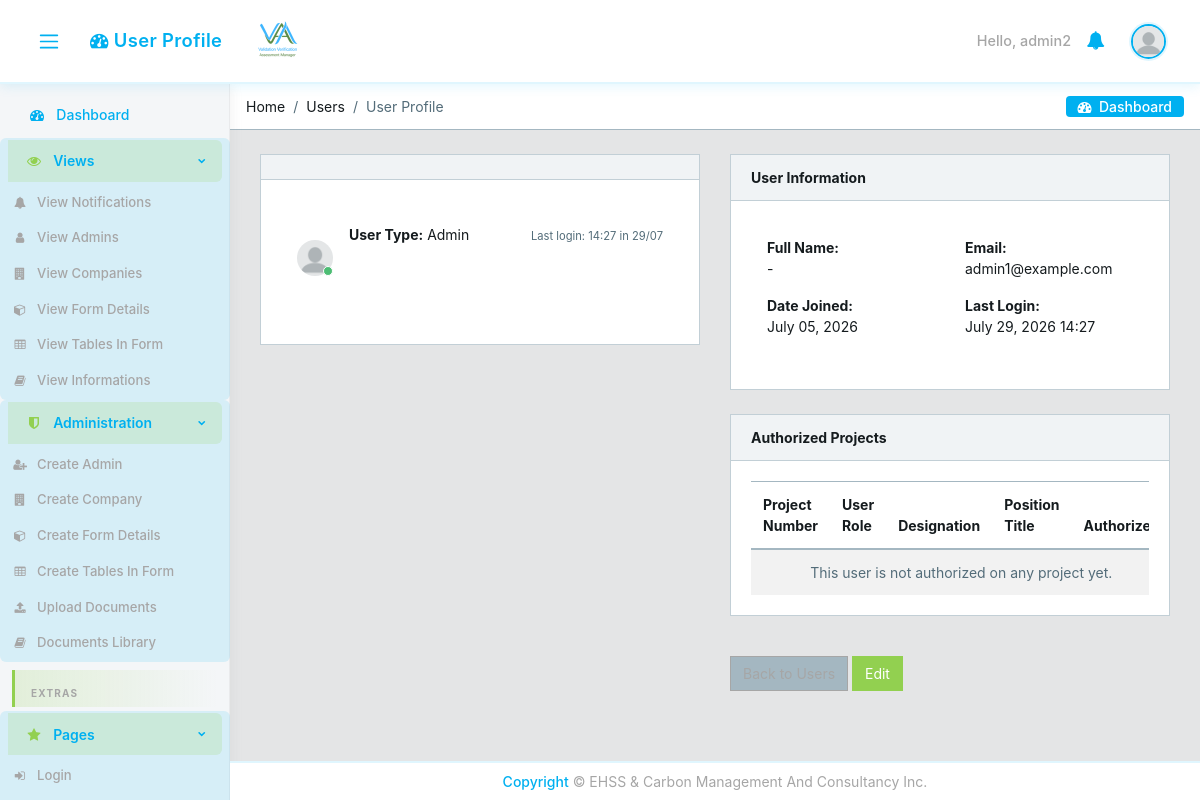
Page /users/3/ (signed in) on the committed database.
### core/models.py (models this page shows, shortened)
class CustomUser(AbstractUser):
    email = models.EmailField(unique=True)
    user_type = models.CharField(max_length=15, choices=USER_TYPE_CHOICES)
    user_role = models.CharField(
        max_length=30, choices=USER_ROLE_CHOICES, blank=True, verbose_name='User Role',
    )
    designation = models.CharField(max_length=100, blank=True, null=True)
    position_title = models.CharField(max_length=150, blank=True, verbose_name='Position Title')
    contact_number = models.CharField(max_length=20, blank=True, null=True)
    cv = models.FileField(upload_to='core/cvs/', blank=True, null=True)
    company = models.ForeignKey(
        'Company', on_delete=models.SET_NULL, null=True, blank=True,
        related_name='managers'
    )
    created_by = models.ForeignKey(
        'self', on_delete=models.SET_NULL, null=True, blank=True,
        related_name='created_users'
    )
    created_date = models.DateField(auto_now_add=True)
    created_time = models.TimeField(auto_now_add=True)
    under_supervision = models.ForeignKey(
        'self', on_delete=models.SET_NULL, null=True, blank=True,
        related_name='supervised_users'
    )
    avatar = models.ImageField(upload_to='core/avatar', blank=True)
    def can_manage_user(self, target_user):
        if self.user_type == 'admin':
            return True
    @property
    def avatar_url(self):
        if self.avatar:
            try:
                return self.avatar.url
            except ValueError:
                pass
        return static('core/img/avatar/blank_profile.png')

### core/views.py (the view)
# urls.py: path('users/<int:profile_id>/', views.UserProfileView.as_view(), name='user'),
class UserProfileView(LoginRequiredMixin, View):
    def get(self, request, profile_id):
        profile = get_object_or_404(CustomUser, id=profile_id)
        if not request.user.can_manage_user(profile) and request.user != profile:
            messages.error(request, 'Access denied.')
            return redirect('core:dashboard')
        project_authorizations = (
            profile.team_assignments.filter(is_active=True)
            .select_related('project')
            .order_by('project__project_number')
        )
        return render(request, 'core/user.html', {
            'user_view': profile,
            'project_authorizations': project_authorizations,
            'success_action': request.GET.get('success', ''),
            'success_user': request.GET.get('user', ''),
        })

### core/templates/core/user.html (shortened to what this page needs)
{% extends 'core/base.html' %}
{% load static %}
{% load form_permissions %}
{% block breadcrumb %}
        <li class="breadcrumb-item">Home</li>
        <li class="breadcrumb-item">Users</li>
        <li class="breadcrumb-item active">User Profile</li>
{% endblock breadcrumb%}
{% block content %}
<div class="container-fluid">
  <div id="ui-view" style="opacity: 1;"><div class="animated fadeIn">
            <div class="row">
                <div class="col-12">
                            <div class="row">
                                <div class="col-12 col-md-6">
                <div class="card">
                    <div class="card-header">
                    </div>
                                <div class="card-body">
                                    <div class="tab-pane p-3 active show">
                                      <div class="message">
                                        <div class="py-3 pb-5 mr-3 float-left">
                                          <div class="avatar">
                                <img src="{{ user_view.avatar_url }}" class="img-avatar" alt="img">
                                            <span class="avatar-status badge-success"></span>
                                          </div>
                                        </div>
                                        <div>
                                            {% if user_view.last_login %}
                                          <small class="text-muted float-right mt-1">Last login: {{ user_view.last_login|date:"H:i" }} in {{ user_view.last_login|date:"d/m" }}</small>
                                            {% endif %}
                                        </div>
                                        <div class="mt-2">
                                            <strong>User Type:</strong> {{ user_view.get_user_type_display }}<br>
                                        </div>
                          </div>
                                      </div>
                                    </div>
                                </div>
                            </div>
                            <div class="col-12 col-md-6">
                <div class="card">
                    <div class="card-header">
                        <strong>User Information</strong>
                    </div>
                                <div class="card-body">
                                    <div class="tab-pane p-3 active show">
                            <div class="row">
                                <div class="col-md-6">
                                    <strong>Full Name:</strong>
                                    <p>{{ user_view.get_full_name|default:'-' }}</p>
                                </div>
                                <div class="col-md-6">
                                    <strong>Email:</strong>
                                    <p>{{ user_view.email }}</p>
                                </div>
                            </div>
                                        <div class="row">
                                <div class="col-md-6">
                                    <strong>Date Joined:</strong>
                                    <p>{{ user_view.date_joined|date:"F d, Y" }}</p>
                                        </div>
                                <div class="col-md-6">
                                    <strong>Last Login:</strong>
                                    <p>{{ user_view.last_login|date:"F d, Y H:i" }}</p>
                                        </div>
                                    </div>
                        </div>
                    </div>
                </div>
                <div class="row mt-3">
                    <div class="col-12">
                        <div class="card">
                            <div class="card-header">
                                <strong>Authorized Projects</strong>
                            </div>
                            <div class="card-body">
                                <div class="table-responsive">
                                    <table class="table table-striped mb-0">
                                        <thead>
                                            <tr>
                                                <th>Project Number</th>
                                                <th>User Role</th>
                                                <th>Designation</th>
                                                <th>Position Title</th>
                                                <th>Authorized</th>
                                            </tr>
                                        </thead>
                                        <tbody>
                                            {% for auth in project_authorizations %}
                                            <tr>
                                                <td>{{ auth.project.project_number }}</td>
                                                <td>{{ auth.get_user_role_display|default:'-' }}</td>
                                                <td>{{ auth.designation|default:'-' }}</td>
                                                <td>{{ auth.position_title|default:'-' }}</td>
                                                <td>{{ auth.authorized_at|date:"M d, Y" }}</td>
                                            </tr>
                                            {% empty %}
                                            <tr>
                                                <td colspan="5" class="text-muted text-center">This user is not authorized on any project yet.</td>
                                            </tr>
                                            {% endfor %}
                                        </tbody>
                                    </table>
                                </div>
                            </div>
                        </div>
                    </div>
                </div>
                <div class="row mt-3">
                    <div class="col-12">
                        <a href="{% url 'core:users' %}" class="btn btn-secondary">Back to Users</a>
                        {% if user|can_manage_user:user_view and user_view != user %}
                        <a href="{% url 'core:edit-user-profile' user_view.id %}" class="btn btn-warning">Edit</a>
                        {% endif %}
                    </div>
                </div>
            </div>
        </div>
    </div>
</div>
  </div>
</div>
{% endblock %}

### core/templates/core/base.html (shortened to what this page needs)
{% load static %}
<!DOCTYPE html>
<html lang="en">
<head>
  <link rel="stylesheet" href="{% static 'core/css/font-awesome.min.css' %}?v={{ STATIC_VERSION }}">
  <link rel="stylesheet" href="{% static 'core/css/fa5-compat.css' %}?v={{ STATIC_VERSION }}">
  <link href="{% static 'core/css/style.min.css' %}?v={{ STATIC_VERSION }}" rel="stylesheet">
  <link href="{% static 'core/css/estilo.css' %}?v={{ STATIC_VERSION }}" rel="stylesheet">
</head>
{% block body %}
<body class="app header-fixed sidebar-fixed aside-menu-fixed aside-menu-hidden">
  <header class="app-header navbar">
    <button class="navbar-toggler sidebar-toggler d-md-down-none" type="button">
      <span class="navbar-toggler-icon"></span>
    </button>
    <ul class="nav navbar-nav d-md-down-none">
      <li class="nav-item px-3">
        <a class="nav-link" href="{% url 'core:dashboard' %}" id="header-page-title-link">
          <i class="fa fa-tachometer-alt"></i>
          <span id="header-page-title">
          </span>
        </a>
      </li>
    </ul>
    <img src="{% static 'core/img/logos/logo-opt.png' %}?v={{ STATIC_VERSION }}" alt="VVAM" class="brand-gui d-none d-md-inline" width="120" height="40" decoding="async" fetchpriority="high">
    <ul class="nav navbar-nav ml-auto">
      {% if user.is_authenticated %}
      <li class="text-white">Hello, {{ user.username }}</li>
      {% else %}
      <li class="text-muted">
        <a href="{% url 'core:login' %}">sign in</a>
      </li>
      {% endif %}
      <li class="nav-item dropdown">
        <a class="nav-link" data-toggle="dropdown" href="#" role="button" aria-haspopup="true" aria-expanded="false">
          <i class="fa fa-bell"></i>
        </a>
      </li>
      <li class="nav-item dropdown">
        <a class="nav-link" data-toggle="dropdown" href="#" role="button" aria-haspopup="true" aria-expanded="false">
          {% if user.is_authenticated and logged_user %}
            <img src="{{ logged_user.avatar_url }}" class="img-avatar" alt="img">
          {% else %}
            <img src="{% static 'core/img/avatar/blank_profile.png' %}" class="img-avatar" alt="img">
          {% endif %}
        </a>
      </li>
    </ul>
  </header>
  <div class="app-body">
    <div class="sidebar">
      <nav class="sidebar-nav">
        <ul class="nav">
          <li class="nav-item">
            <a class="nav-link" href="{% url 'core:dashboard' %}"><i class="fa fa-tachometer-alt"></i> Dashboard</a>
          </li>
          <li class="nav-item nav-dropdown">
            <a class="nav-link nav-dropdown-toggle" href="#"><i class="fa fa-eye"></i> Views</a>
            <ul class="nav-dropdown-items">
              <li class="nav-item">
                <a class="nav-link" href="{% url 'core:notifications-list' %}">
                  <i class="fa fa-bell"></i> View Notifications
                </a>
              </li>
              {% if user.user_type == 'admin' %}
              <li class="nav-item">
                <a class="nav-link" href="{% url 'core:users' %}?user_type=admin"><i class="fa fa-user"></i> View Admins</a>
              </li>
              <li class="nav-item">
                <a class="nav-link" href="{% url 'core:company-list' %}"><i class="fa fa-building"></i> View Companies</a>
              </li>
              <li class="nav-item">
                <a class="nav-link" href="{% url 'core:form-details-list' %}"><i class="fa fa-box"></i> View Form Details</a>
              </li>
              <li class="nav-item">
                <a class="nav-link" href="{% url 'core:form-table-view-list' %}"><i class="fa fa-table"></i> View Tables In Form</a>
              </li>
              <li class="nav-item">
                <a class="nav-link" href="{% url 'core:library-list' %}"><i class="fa fa-book"></i> View Informations</a>
              </li>
              {% else %}
              <li class="nav-item">
                <a class="nav-link" href="{% url 'core:project-list'%}"><i class="fa fa-folder"></i> View Projects</a>
              </li>
              {% endif %}
            </ul>
          </li>
          {% if user.user_type == 'admin' %}
          <li class="nav-item nav-dropdown">
            <a class="nav-link nav-dropdown-toggle" href="#"><i class="fa fa-shield-alt"></i> Administration</a>
            <ul class="nav-dropdown-items">
              <li class="nav-item">
                <a class="nav-link" href="{% url 'core:new-user' %}"><i class="fa fa-user-plus"></i> Create Admin</a>
              </li>
              <li class="nav-item">
                <a class="nav-link" href="{% url 'core:company-create' %}"><i class="fa fa-building"></i> Create Company</a>
              </li>
              <li class="nav-item">
                <a class="nav-link" href="{% url 'core:form-details-create' %}"><i class="fa fa-box"></i> Create Form Details</a>
              </li>
              <li class="nav-item">
                <a class="nav-link" href="{% url 'core:form-table-list' %}"><i class="fa fa-table"></i> Create Tables In Form</a>
              </li>
              <li class="nav-item">
                <a class="nav-link" href="{% url 'core:library-upload' %}"><i class="fa fa-upload"></i> Upload Documents</a>
              </li>
              <li class="nav-item">
                <a class="nav-link" href="{% url 'core:library-list' %}?view=documents"><i class="fa fa-book"></i> Documents Library</a>
              </li>
            </ul>
          </li>
          {% endif %}
          <li class="nav-title">
            Extras
          </li>
          <li class="nav-item nav-dropdown">
            <a class="nav-link nav-dropdown-toggle" href="#"><i class="fa fa-star"></i> Pages</a>
            <ul class="nav-dropdown-items">
              <li class="nav-item">
                <a class="nav-link" href="{% url 'core:login' %}" target="_top"><i class="fa fa-sign-in"></i> Login</a>
              </li>
              <li class="nav-item">
                <a class="nav-link" href="{% url 'core:logout' %}" target="_top"> Logout</a>
              </li>
            </ul>
          </li>
        </ul>
      </nav>
    </div>
    <main class="main" id="app-main">
      <ol class="breadcrumb">
        {% block breadcrumb %}{% endblock breadcrumb%}
        <li class="breadcrumb-menu d-md-down-none">
          <div class="btn-group" role="group" aria-label="Button group">
            <a class="btn" href="{% url 'core:dashboard' %}"><i class="fa fa-tachometer-alt"></i> &nbsp;Dashboard</a>
          </div>
        </li>
      </ol>
{% block content %}
{% endblock %}
    </main>
  </div>
  <footer class="app-footer text-center justify-content-center fixed-bottom py-2">
    <span><a href="#">Copyright</a> © EHSS & Carbon Management And Consultancy Inc.</span>
  </footer>
</body>
{% endblock body %}
</html>

### rows in the picture
CustomUser: username "admin2"
CustomUser: last_login "14:27", last_login "29/07", user_type "Admin", get_full_name "-", email "admin1@example.com", date_joined "July 05, 2026", last_login "July 29, 2026 14:27"
